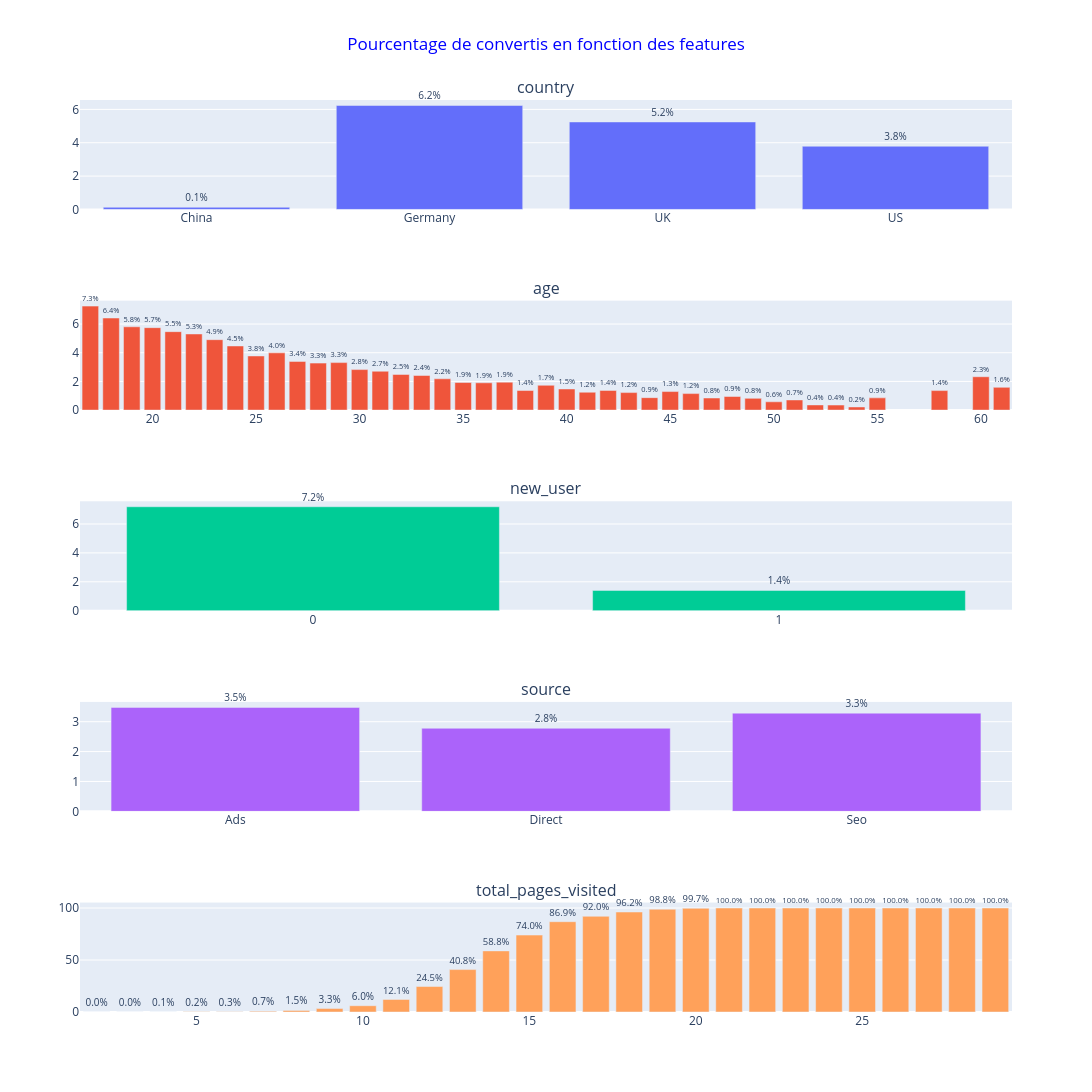

This figure's notebook cell:
### Markdown cell above
La population des Etats-Unis est dominantes (56.3%) alors que celle de l'Allemagne est sous-représentée (4.11%) dans notre dataset.

### Code cell
# Création d'une copie du dataset
target_vs_other = df.copy()

# Transformation de 'new_user' en string pour optimiser l'affichage
target_vs_other['new_user'] = target_vs_other['new_user'].astype(str)

# Graphique du % de convertis pour en fonction de chaque colonnes individuellement
features = ['country', 'age', 'new_user', 'source', 'total_pages_visited']
cols = 1
rows = (len(features) + cols - 1) // cols

fig_target_vs_other = make_subplots(
    rows=rows, 
    cols=cols, 
    subplot_titles=features
)
for i,column in enumerate(features):
    group = (
        target_vs_other
        .groupby([column,'converted'])
        .agg(count_converted=('converted', 'count'))
        .reset_index()
    )
    total = group.groupby(column)['count_converted'].transform('sum')
    group['taux_%'] = 100 * group['count_converted'] / total
    row = i // cols + 1 
    col = i % cols + 1
    group = group.loc[group['converted']==1,]
    fig_target_vs_other.add_trace(
        go.Bar(x=group[column], y=group['taux_%'], text=group['taux_%']),
        row=row,
        col=col
    )
fig_target_vs_other.update_layout(
    title=dict(
        text='Pourcentage de convertis en fonction des features',
        x=0.5, 
        font_color='blue'
    ),
    showlegend=False,
    width=1400, 
    height=1200
)
fig_target_vs_other.update_traces(
    textposition='outside', 
    cliponaxis=False, 
    textfont_size=10,
    texttemplate='%{text:.1f}%'
)
fig_target_vs_other.show()

### Figure 1 — Plotly figure (JSON) as saved in the notebook; plotly's stock layout.template omitted (floating-point values rounded to 4 significant figures)
{"data": [{"cliponaxis": false, "text": [0.1288, 6.235, 5.247, 3.791], "textfont": {"size": 10}, "textposition": "outside", "texttemplate": "%{text:.1f}%", "type": "bar", "x": ["China", "Germany", "UK", "US"], "xaxis": "x", "y": [0.1288, 6.235, 5.247, 3.791], "yaxis": "y"}, {"cliponaxis": false, "text": [7.253, 6.421, 5.809, 5.75, 5.471, 5.31, 4.911, 4.473, 3.776, 3.992, 3.394, 3.276, 3.312, 2.825, 2.709, 2.485, 2.414, 2.181, 1.922, 1.903, 1.949, 1.364, 1.73, 1.473, 1.245, 1.372, 1.221, 0.8666, 1.293, 1.151, 0.8426, 0.9484, 0.818, 0.5771, 0.7071, 0.3593, 0.3503, 0.2179, 0.8523, 1.361, 2.326, 1.587], "textfont": {"size": 10}, "textposition": "outside", "texttemplate": "%{text:.1f}%", "type": "bar", "x": [17, 18, 19, 20, 21, 22, 23, 24, 25, 26, 27, 28, 29, 30, 31, 32, 33, 34, 35, 36, 37, 38, 39, 40, 41, 42, 43, 44, 45, 46, 47, 48, 49, 50, 51, 52, 53, 54, 55, 58, 60, 61], "xaxis": "x2", "y": [7.253, 6.421, 5.809, 5.75, 5.471, 5.31, 4.911, 4.473, 3.776, 3.992, 3.394, 3.276, 3.312, 2.825, 2.709, 2.485, 2.414, 2.181, 1.922, 1.903, 1.949, 1.364, 1.73, 1.473, 1.245, 1.372, 1.221, 0.8666, 1.293, 1.151, 0.8426, 0.9484, 0.818, 0.5771, 0.7071, 0.3593, 0.3503, 0.2179, 0.8523, 1.361, 2.326, 1.587], "yaxis": "y2"}, {"cliponaxis": false, "text": [7.191, 1.405], "textfont": {"size": 10}, "textposition": "outside", "texttemplate": "%{text:.1f}%", "type": "bar", "x": ["0", "1"], "xaxis": "x3", "y": [7.191, 1.405], "yaxis": "y3"}, {"cliponaxis": false, "text": [3.479, 2.781, 3.287], "textfont": {"size": 10}, "textposition": "outside", "texttemplate": "%{text:.1f}%", "type": "bar", "x": ["Ads", "Direct", "Seo"], "xaxis": "x4", "y": [3.479, 2.781, 3.287], "yaxis": "y4"}, {"cliponaxis": false, "text": [0.02276, 0.02787, 0.07855, 0.1562, 0.3456, 0.6584, 1.528, 3.318, 6.032, 12.07, 24.5, 40.8, 58.78, 73.97, 86.86, 92.05, 96.17, 98.81, 99.73, 100.0, 100.0, 100.0, 100.0, 100.0, 100.0, 100.0, 100.0, 100.0], "textfont": {"size": 10}, "textposition": "outside", "texttemplate": "%{text:.1f}%", "type": "bar", "x": [2, 3, 4, 5, 6, 7, 8, 9, 10, 11, 12, 13, 14, 15, 16, 17, 18, 19, 20, 21, 22, 23, 24, 25, 26, 27, 28, 29], "xaxis": "x5", "y": [0.02276, 0.02787, 0.07855, 0.1562, 0.3456, 0.6584, 1.528, 3.318, 6.032, 12.07, 24.5, 40.8, 58.78, 73.97, 86.86, 92.05, 96.17, 98.81, 99.73, 100.0, 100.0, 100.0, 100.0, 100.0, 100.0, 100.0, 100.0, 100.0], "yaxis": "y5"}], "layout": {"annotations": [{"font": {"size": 16}, "showarrow": false, "text": "country", "x": 0.5, "xanchor": "center", "xref": "paper", "y": 1, "yanchor": "bottom", "yref": "paper"}, {"font": {"size": 16}, "showarrow": false, "text": "age", "x": 0.5, "xanchor": "center", "xref": "paper", "y": 0.78, "yanchor": "bottom", "yref": "paper"}, {"font": {"size": 16}, "showarrow": false, "text": "new_user", "x": 0.5, "xanchor": "center", "xref": "paper", "y": 0.56, "yanchor": "bottom", "yref": "paper"}, {"font": {"size": 16}, "showarrow": false, "text": "source", "x": 0.5, "xanchor": "center", "xref": "paper", "y": 0.34, "yanchor": "bottom", "yref": "paper"}, {"font": {"size": 16}, "showarrow": false, "text": "total_pages_visited", "x": 0.5, "xanchor": "center", "xref": "paper", "y": 0.12, "yanchor": "bottom", "yref": "paper"}], "height": 1200, "showlegend": false, "title": {"font": {"color": "blue"}, "text": "Pourcentage de convertis en fonction des features", "x": 0.5}, "width": 1400, "xaxis": {"anchor": "y", "domain": [0, 1]}, "xaxis2": {"anchor": "y2", "domain": [0, 1]}, "xaxis3": {"anchor": "y3", "domain": [0, 1]}, "xaxis4": {"anchor": "y4", "domain": [0, 1]}, "xaxis5": {"anchor": "y5", "domain": [0, 1]}, "yaxis": {"anchor": "x", "domain": [0.88, 1]}, "yaxis2": {"anchor": "x2", "domain": [0.66, 0.78]}, "yaxis3": {"anchor": "x3", "domain": [0.44, 0.56]}, "yaxis4": {"anchor": "x4", "domain": [0.22, 0.34]}, "yaxis5": {"anchor": "x5", "domain": [0, 0.12]}}}
